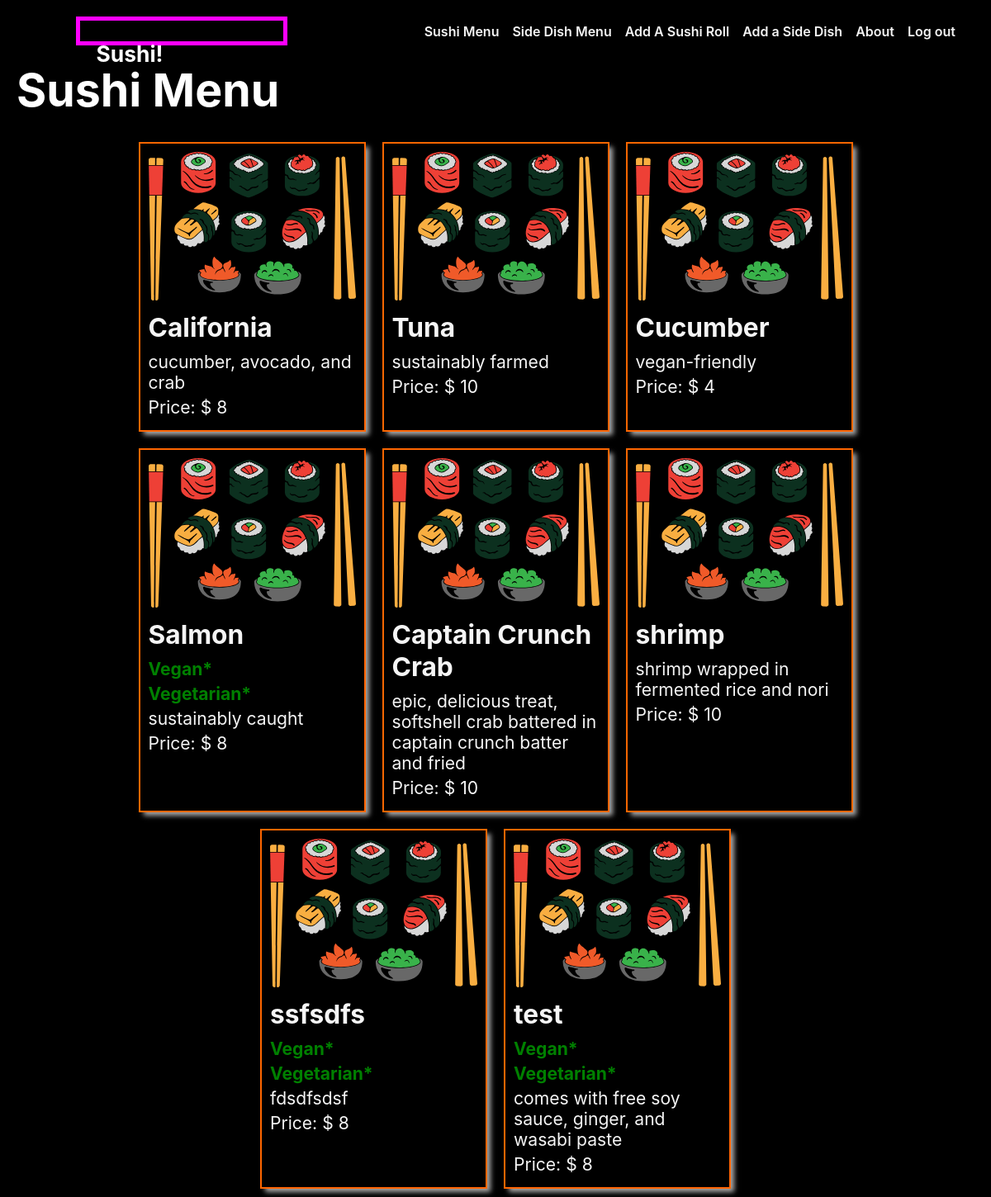
Before: /sushi/ (signed in) with the older database file.
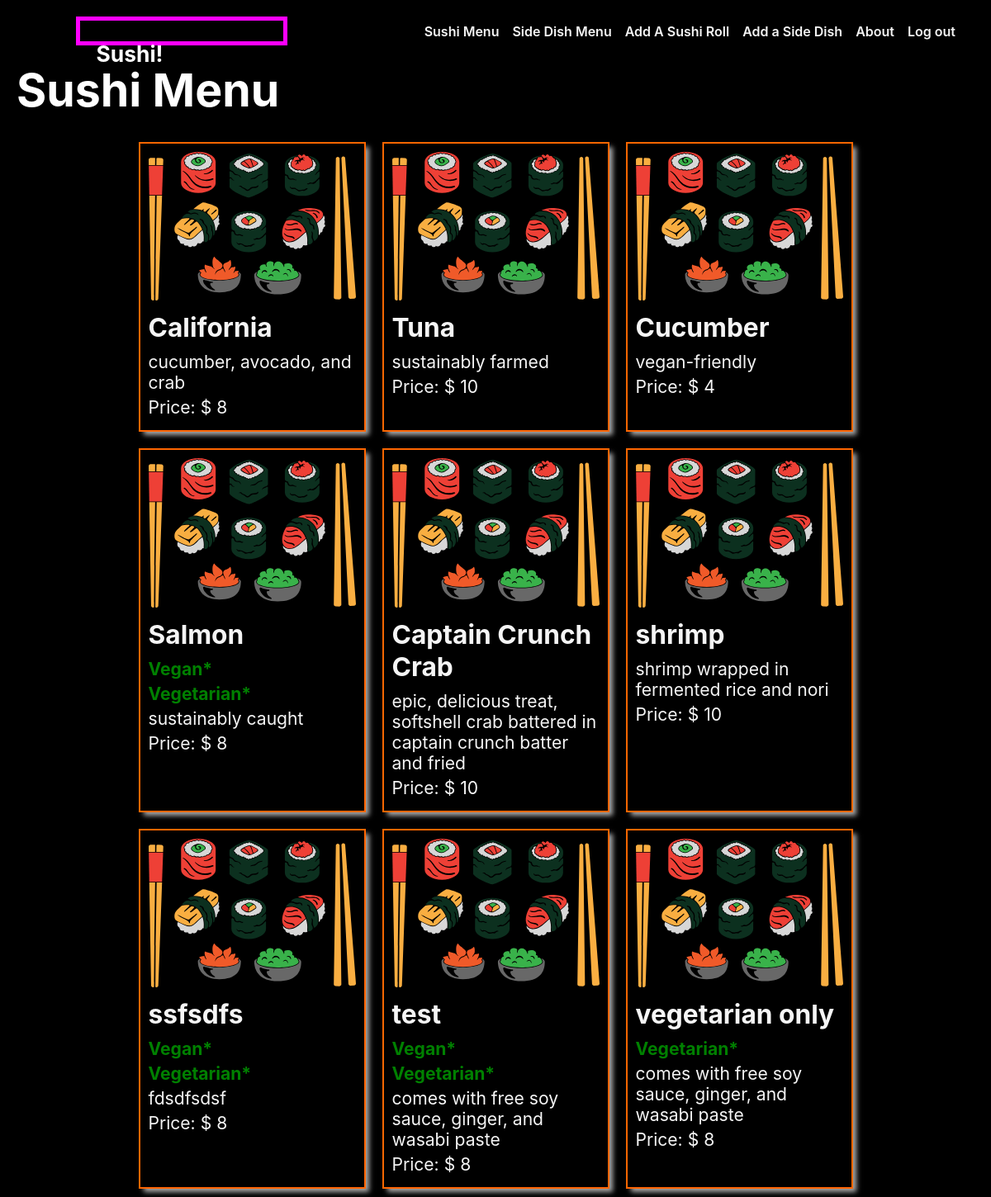
After: the same page with the newer database file.
### main_app/models.py (models this page shows, shortened)
class Sushi(models.Model):
  name = models.CharField(max_length=50)
  description = models.TextField(max_length=250, default='comes with free soy sauce, ginger, and wasabi paste')
  isVegan = models.BooleanField(default=False)
  isVegetarian = models.BooleanField(default=False)
  price = models.IntegerField(default=8)
  sides = models.ManyToManyField(Side)
  user = models.ForeignKey(User, on_delete=models.CASCADE)

### main_app/views.py (the view)
# urls.py: path('sushi/', views.sushi_index, name='sushi_index'),
@login_required
def sushi_index(request):
  rolls = Sushi.objects.filter(user=request.user)
  return render(request, 'sushi/index.html', { 'rolls': rolls})

### main_app/templates/sushi/index.html (shortened to what this page needs)
{% extends 'base.html' %} {% load static %} {% block head %}
<link
  rel="stylesheet"
  type="text/css"
  href="{% static 'css/sushi-index.css' %}"
/>
{% endblock %} {% block content %}
<section class="page-header">
  <h1>Sushi Menu</h1>
</section>
<section class="card-container">
  {% for sushi in rolls %}
  <div class="card">
    <a href="{% url 'sushi_detail' sushi.id %}">
      <div class="card-content">
        <div class="card-img-container">
          <img src="{% static 'images/sushi.svg' %}" alt="sushi logo icon" />
        </div>
        <h2 class="card-title">{{ sushi.name }}</h2>
        {% if sushi.isVegan %} <p style="color: green; font-weight: bold">Vegan*</p> {%endif%}
        {% if sushi.isVegetarian %} <p style="color: green; font-weight: bold">Vegetarian*</p> {%endif%}
        <p>{{ sushi.description }}</p>
        <p>Price: $ {{ sushi.price }}</p>
      </div>
    </a>
  </div>
  {% endfor %}
</section>
{% endblock %}

Changed rows visible on the page:
added Sushi: name "vegetarian only", isVegetarian "Vegetarian*", description "comes with free soy sauce, ginger, and wasabi paste", price "8"
